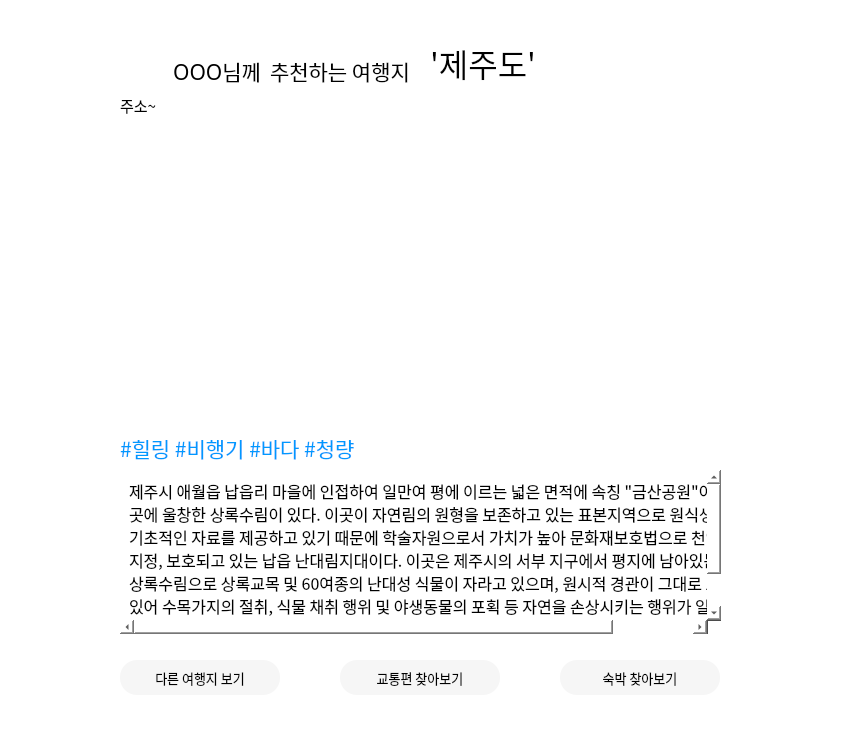
<?xml version="1.0" encoding="UTF-8"?>
<ui version="4.0">
 <class>MainWindow</class>
 <widget class="QMainWindow" name="MainWindow">
  <property name="geometry">
   <rect>
    <x>0</x>
    <y>0</y>
    <width>850</width>
    <height>750</height>
   </rect>
  </property>
  <property name="windowTitle">
   <string>MainWindow</string>
  </property>
  <property name="styleSheet">
   <string notr="true">background-image: url(https://www.lottehotel.com/content/dam/lotte-hotel/lotte/jeju/overview/introduction/g-0807.jpg);
background-size: 500px;
background-color: white;</string>
  </property>
  <widget class="QWidget" name="centralwidget">
   <widget class="QLabel" name="taglabel">
    <property name="geometry">
     <rect>
      <x>120</x>
      <y>440</y>
      <width>611</width>
      <height>24</height>
     </rect>
    </property>
    <property name="maximumSize">
     <size>
      <width>900</width>
      <height>200</height>
     </size>
    </property>
    <property name="font">
     <font>
      <family>G마켓 산스 TTF Medium</family>
      <pointsize>16</pointsize>
      <weight>50</weight>
      <bold>false</bold>
     </font>
    </property>
    <property name="styleSheet">
     <string notr="true">color: #0099FF; 
background: rgb(0,0,0,0);</string>
    </property>
    <property name="text">
     <string>#힐링 #비행기 #바다 #청량</string>
    </property>
    <property name="alignment">
     <set>Qt::AlignBottom|Qt::AlignLeading|Qt::AlignLeft</set>
    </property>
   </widget>
   <widget class="QLabel" name="labelpic">
    <property name="geometry">
     <rect>
      <x>120</x>
      <y>140</y>
      <width>601</width>
      <height>271</height>
     </rect>
    </property>
    <property name="text">
     <string/>
    </property>
   </widget>
   <widget class="QPushButton" name="trafficbtn_2">
    <property name="geometry">
     <rect>
      <x>340</x>
      <y>660</y>
      <width>160</width>
      <height>35</height>
     </rect>
    </property>
    <property name="minimumSize">
     <size>
      <width>160</width>
      <height>35</height>
     </size>
    </property>
    <property name="maximumSize">
     <size>
      <width>160</width>
      <height>35</height>
     </size>
    </property>
    <property name="font">
     <font>
      <family>Noto Sans KR Bold</family>
      <pointsize>10</pointsize>
     </font>
    </property>
    <property name="styleSheet">
     <string notr="true">border-radius: 17px;
background-color: #F6F6F6;</string>
    </property>
    <property name="text">
     <string>교통편 찾아보기</string>
    </property>
   </widget>
   <widget class="QPushButton" name="roombtn_2">
    <property name="geometry">
     <rect>
      <x>560</x>
      <y>660</y>
      <width>160</width>
      <height>35</height>
     </rect>
    </property>
    <property name="minimumSize">
     <size>
      <width>160</width>
      <height>35</height>
     </size>
    </property>
    <property name="maximumSize">
     <size>
      <width>160</width>
      <height>35</height>
     </size>
    </property>
    <property name="font">
     <font>
      <family>Noto Sans KR Bold</family>
      <pointsize>10</pointsize>
     </font>
    </property>
    <property name="styleSheet">
     <string notr="true">border-radius: 17px;
background-color: #F6F6F6;</string>
    </property>
    <property name="text">
     <string>숙박 찾아보기</string>
    </property>
   </widget>
   <widget class="QPushButton" name="otherbtn_2">
    <property name="geometry">
     <rect>
      <x>120</x>
      <y>660</y>
      <width>160</width>
      <height>35</height>
     </rect>
    </property>
    <property name="minimumSize">
     <size>
      <width>160</width>
      <height>35</height>
     </size>
    </property>
    <property name="maximumSize">
     <size>
      <width>160</width>
      <height>35</height>
     </size>
    </property>
    <property name="font">
     <font>
      <family>Noto Sans KR Bold</family>
      <pointsize>10</pointsize>
     </font>
    </property>
    <property name="styleSheet">
     <string notr="true">border-radius: 17px;
background-color: #F6F6F6;</string>
    </property>
    <property name="text">
     <string>다른 여행지 보기</string>
    </property>
   </widget>
   <widget class="QLabel" name="label_3">
    <property name="geometry">
     <rect>
      <x>270</x>
      <y>50</y>
      <width>146</width>
      <height>37</height>
     </rect>
    </property>
    <property name="maximumSize">
     <size>
      <width>160</width>
      <height>16777215</height>
     </size>
    </property>
    <property name="font">
     <font>
      <family>G마켓 산스 TTF Medium</family>
      <pointsize>16</pointsize>
      <weight>50</weight>
      <bold>false</bold>
     </font>
    </property>
    <property name="styleSheet">
     <string notr="true">
background: rgb(0,0,0,0);</string>
    </property>
    <property name="text">
     <string>추천하는 여행지</string>
    </property>
    <property name="alignment">
     <set>Qt::AlignBottom|Qt::AlignLeading|Qt::AlignLeft</set>
    </property>
   </widget>
   <widget class="QLabel" name="namelabel">
    <property name="geometry">
     <rect>
      <x>430</x>
      <y>50</y>
      <width>261</width>
      <height>37</height>
     </rect>
    </property>
    <property name="font">
     <font>
      <family>G마켓 산스 TTF Bold</family>
      <pointsize>24</pointsize>
      <weight>50</weight>
      <bold>false</bold>
     </font>
    </property>
    <property name="styleSheet">
     <string notr="true">
background: rgb(0,0,0,0);</string>
    </property>
    <property name="text">
     <string>'제주도'</string>
    </property>
    <property name="alignment">
     <set>Qt::AlignBottom|Qt::AlignLeading|Qt::AlignLeft</set>
    </property>
   </widget>
   <widget class="QLabel" name="bgimg">
    <property name="geometry">
     <rect>
      <x>0</x>
      <y>0</y>
      <width>850</width>
      <height>750</height>
     </rect>
    </property>
    <property name="text">
     <string/>
    </property>
   </widget>
   <widget class="QLabel" name="addlabel">
    <property name="geometry">
     <rect>
      <x>120</x>
      <y>96</y>
      <width>591</width>
      <height>21</height>
     </rect>
    </property>
    <property name="maximumSize">
     <size>
      <width>900</width>
      <height>100</height>
     </size>
    </property>
    <property name="font">
     <font>
      <family>Noto Sans KR Medium</family>
      <pointsize>11</pointsize>
      <weight>50</weight>
      <bold>false</bold>
     </font>
    </property>
    <property name="styleSheet">
     <string notr="true">color:#000;
background: rgb(0,0,0,0);</string>
    </property>
    <property name="text">
     <string>주소~</string>
    </property>
    <property name="alignment">
     <set>Qt::AlignBottom|Qt::AlignLeading|Qt::AlignLeft</set>
    </property>
   </widget>
   <widget class="QScrollArea" name="scrollArea">
    <property name="geometry">
     <rect>
      <x>120</x>
      <y>470</y>
      <width>601</width>
      <height>164</height>
     </rect>
    </property>
    <property name="styleSheet">
     <string notr="true">background-color:rgb(255,255,255,0.2);
border:0 solid black;</string>
    </property>
    <property name="widgetResizable">
     <bool>true</bool>
    </property>
    <widget class="QWidget" name="scrollAreaWidgetContents">
     <property name="geometry">
      <rect>
       <x>0</x>
       <y>0</y>
       <width>584</width>
       <height>234</height>
      </rect>
     </property>
     <layout class="QVBoxLayout" name="verticalLayout">
      <item>
       <widget class="QLabel" name="infolabel">
        <property name="maximumSize">
         <size>
          <width>800</width>
          <height>400</height>
         </size>
        </property>
        <property name="font">
         <font>
          <family>Noto Sans KR Medium</family>
          <pointsize>12</pointsize>
          <kerning>true</kerning>
         </font>
        </property>
        <property name="styleSheet">
         <string notr="true">line-height: 20px;
background: rgb(255,255,255,0.15);</string>
        </property>
        <property name="text">
         <string>제주시 애월읍 납읍리 마을에 인접하여 일만여 평에 이르는 넓은 면적에 속칭 &quot;금산공원&quot;이라 불리는 곳에 울창한 상록수림이 있다. 이곳이 자연림의 원형을 보존하고 있는 표본지역으로 원식생 연구에 기초적인 자료를 제공하고 있기 때문에 학술자원으로서 가치가 높아 문화재보호법으로 천연기념물로 지정, 보호되고 있는 납읍 난대림지대이다. 이곳은 제주시의 서부 지구에서 평지에 남아있는 유일한 상록수림으로 상록교목 및 60여종의 난대성 식물이 자라고 있으며, 원시적 경관이 그대로 보존되고 있어 수목가지의 절취, 식물 채취 행위 및 야생동물의 포획 등 자연을 손상시키는 행위가 일체 금지되고 있다. daㅡㅡㅡㅡㅡㅡㅡㅡㅡㅡㅡㅡㅡㅡㅡㅡㅡㅡㅡㅡㅡㅡㅡㅡㅡㅡㅡㅡㅡㅡㅡㅡㅡㅡㅡㅡㅡㅡㅡㅡㅡㅡㅡㅡ</string>
        </property>
        <property name="textFormat">
         <enum>Qt::AutoText</enum>
        </property>
        <property name="alignment">
         <set>Qt::AlignLeading|Qt::AlignLeft|Qt::AlignTop</set>
        </property>
        <property name="wordWrap">
         <bool>true</bool>
        </property>
       </widget>
      </item>
     </layout>
    </widget>
   </widget>
   <widget class="QLabel" name="userlabel">
    <property name="geometry">
     <rect>
      <x>120</x>
      <y>50</y>
      <width>141</width>
      <height>37</height>
     </rect>
    </property>
    <property name="maximumSize">
     <size>
      <width>160</width>
      <height>16777215</height>
     </size>
    </property>
    <property name="font">
     <font>
      <family>G마켓 산스 TTF Medium</family>
      <pointsize>16</pointsize>
      <weight>50</weight>
      <bold>false</bold>
     </font>
    </property>
    <property name="styleSheet">
     <string notr="true">
background: rgb(0,0,0,0);</string>
    </property>
    <property name="text">
     <string>OOO님께</string>
    </property>
    <property name="alignment">
     <set>Qt::AlignBottom|Qt::AlignRight|Qt::AlignTrailing</set>
    </property>
   </widget>
   <zorder>bgimg</zorder>
   <zorder>labelpic</zorder>
   <zorder>taglabel</zorder>
   <zorder>trafficbtn_2</zorder>
   <zorder>roombtn_2</zorder>
   <zorder>otherbtn_2</zorder>
   <zorder>label_3</zorder>
   <zorder>namelabel</zorder>
   <zorder>addlabel</zorder>
   <zorder>scrollArea</zorder>
   <zorder>userlabel</zorder>
  </widget>
  <widget class="QMenuBar" name="menubar">
   <property name="geometry">
    <rect>
     <x>0</x>
     <y>0</y>
     <width>850</width>
     <height>21</height>
    </rect>
   </property>
  </widget>
  <widget class="QStatusBar" name="statusbar"/>
 </widget>
 <resources/>
 <connections/>
</ui>
